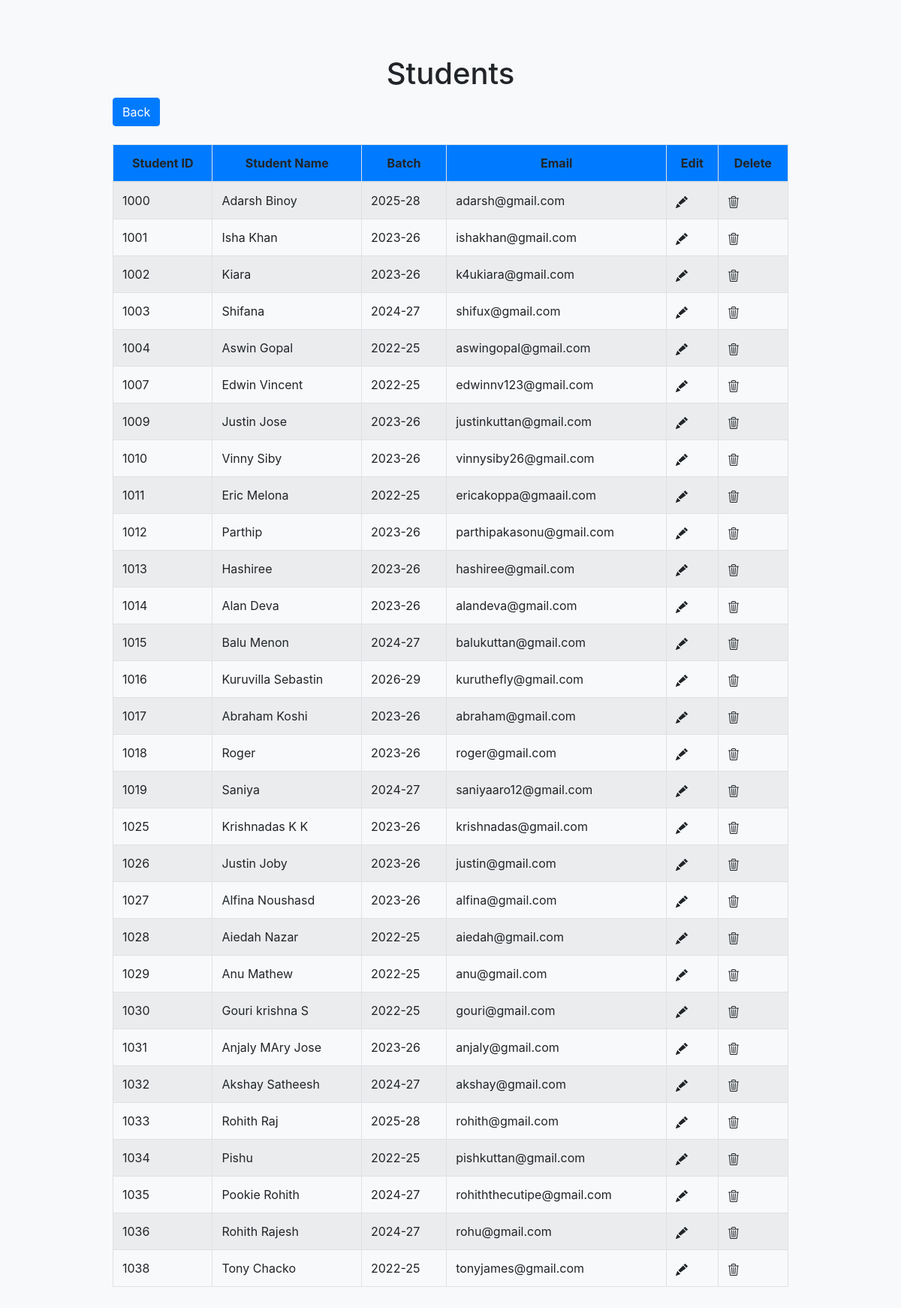
/view_stud.php, run on the app's committed database.
### tables this page shows
CREATE TABLE IF NOT EXISTS `student_tab` (
  `student_id` varchar(30) NOT NULL,
  `student_name` varchar(30) NOT NULL,
  `batch` varchar(7) NOT NULL,
  `status` int NOT NULL,
  `email` varchar(255) DEFAULT NULL,
  PRIMARY KEY (`student_id`),
  UNIQUE KEY `email` (`email`),
  KEY `batch` (`batch`)
);

### view_stud.php (the view, shortened to what this page needs)
<!doctype html>
<html>
<head>
    <link rel="stylesheet" href="https://stackpath.bootstrapcdn.com/bootstrap/4.5.2/css/bootstrap.min.css">
</head>
<body><br>
    <h1><center>Students</center></h1>
    <input type="submit" name="submit" value="Back" class="btn btn-primary" onclick="back()">
    <?php
        include("connection.php");
        $query = "SELECT * FROM `student_tab` WHERE status=1";
        $res = mysqli_query($conn, $query);
        if (mysqli_num_rows($res) > 0) {
            echo "<br><br>
            <table class='table table-bordered table-striped table-hover'>
                <thead class='text-center'>
                    <tr class='text-center'>
                        <th>Student ID</th>
                        <th>Student Name</th>
                        <th>Batch</th>
                        <th>Email</th>
                        <th>Edit</th>
                        <th>Delete</th>
                    </tr>
                </thead>
                <tbody>";
                while ($row = mysqli_fetch_array($res)) {
                    echo "<tr>
                        <td>{$row['student_id']}</td>
                        <td>{$row['student_name']}</td>
                        <td>{$row['batch']}</td>
                        <td>{$row['email']}</td>
                        <td>
                            <svg xmlns='http://www.w3.org/2000/svg' width='16' height='16' fill='currentColor' class='bi bi-pencil-fill' id='pencil' viewBox='0 0 16 16' onclick=\"edit('{$row['student_id']}', '{$row['student_name']}', '{$row['batch']}', '{$row['email']}')\">
                                <path d='M12.854.146a.5.5 0 0 0-.707 0L10.5 1.793 14.207 5.5l1.647-1.646a.5.5 0 0 0 0-.708zm.646 6.061L9.793 2.5 3.293 9H3.5a.5.5 0 0 1 .5.5v.5h.5a.5.5 0 0 1 .5.5v.5h.5a.5.5 0 0 1 .5.5v.207zm-7.468 7.468A.5.5 0 0 1 6 13.5V13h-.5a.5.5 0 0 1-.5-.5V12h-.5a.5.5 0 0 1-.5-.5V11h-.5a.5.5 0 0 1-.5-.5V10h-.5a.5.5 0 0 1-.175-.032l-.179.178a.5.5 0 0 0-.11.168l-2 5a.5.5 0 0 0 .65.65l5-2a.5.5 0 0 0 .168-.11z'/>
                            </svg>
                        </td>
                        <td>
                            <svg xmlns='http://www.w3.org/2000/svg' width='16' height='16' fill='currentColor' class='bi bi-trash3' id='bin' viewBox='0 0 16 16' onclick=\"del('{$row['student_id']}')\">
                                <path d='M6.5 1h3a.5.5 0 0 1 .5.5v1H6v-1a.5.5 0 0 1 .5-.5M11 2.5v-1A1.5 1.5 0 0 0 9.5 0h-3A1.5 1.5 0 0 0 5 1.5v1H1.5a.5.5 0 0 0 0 1h.538l.853 10.66A2 2 0 0 0 4.885 16h6.23a2 2 0 0 0 1.994-1.84l.853-10.66h.538a.5.5 0 0 0 0-1zm1.958 1-.846 10.58a1 1 0 0 1-.997.92h-6.23a1 1 0 0 1-.997-.92L3.042 3.5zm-7.487 1a.5.5 0 0 1 .528.47l.5 8.5a.5.5 0 0 1-.998.06L5 5.03a.5.5 0 0 1 .47-.53Zm5.058 0a.5.5 0 0 1 .47.53l-.5 8.5a.5.5 0 1 1-.998-.06l.5-8.5a.5.5 0 0 1 .528-.47M8 4.5a.5.5 0 0 1 .5.5v8.5a.5.5 0 0 1-1 0V5a.5.5 0 0 1 .5-.5'/>
                            </svg>
                        </td>
                    </tr>";
                }
            echo "</table>";
        } else {
            echo "No records found";
        }
    ?>
    <br><br>
</body>
</html>

### view_stud.php (style rules this page uses)
body { margin-left:150px; margin-right:150px; margin-top:50px; background:#f8f9fa; }
th { background-color:#007bff; }

### data on the page
student_tab: student_id "1000", student_name "Adarsh Binoy", batch "2025-28", email "adarsh@gmail.com"
student_tab: student_id "1001", student_name "Isha Khan", batch "2023-26", email "ishakhan@gmail.com"
student_tab: student_id "1002", student_name "Kiara", batch "2023-26", email "k4ukiara@gmail.com"
student_tab: student_id "1003", student_name "Shifana", batch "2024-27", email "shifux@gmail.com"
student_tab: student_id "1004", student_name "Aswin Gopal", batch "2022-25", email "aswingopal@gmail.com"
student_tab: student_id "1007", student_name "Edwin Vincent", batch "2022-25", email "edwinnv123@gmail.com"
student_tab: student_id "1009", student_name "Justin Jose", batch "2023-26", email "justinkuttan@gmail.com"
student_tab: student_id "1010", student_name "Vinny Siby", batch "2023-26", email "vinnysiby26@gmail.com"
student_tab: student_id "1011", student_name "Eric Melona", batch "2022-25", email "ericakoppa@gmaail.com"
student_tab: student_id "1012", student_name "Parthip", batch "2023-26", email "parthipakasonu@gmail.com"
student_tab: student_id "1013", student_name "Hashiree", batch "2023-26", email "hashiree@gmail.com"
student_tab: student_id "1014", student_name "Alan Deva", batch "2023-26", email "alandeva@gmail.com"
student_tab: student_id "1015", student_name "Balu Menon", batch "2024-27", email "balukuttan@gmail.com"
student_tab: student_id "1016", student_name "Kuruvilla Sebastin", batch "2026-29", email "kuruthefly@gmail.com"
student_tab: student_id "1017", student_name "Abraham Koshi", batch "2023-26", email "abraham@gmail.com"
student_tab: student_id "1018", student_name "Roger", batch "2023-26", email "roger@gmail.com"
student_tab: student_id "1019", student_name "Saniya", batch "2024-27", email "saniyaaro12@gmail.com"
student_tab: student_id "1025", student_name "Krishnadas K K", batch "2023-26", email "krishnadas@gmail.com"
student_tab: student_id "1026", student_name "Justin Joby", batch "2023-26", email "justin@gmail.com"
student_tab: student_id "1027", student_name "Alfina Noushasd", batch "2023-26", email "alfina@gmail.com"
student_tab: student_id "1028", student_name "Aiedah Nazar", batch "2022-25", email "aiedah@gmail.com"
student_tab: student_id "1029", student_name "Anu Mathew", batch "2022-25", email "anu@gmail.com"
student_tab: student_id "1030", student_name "Gouri krishna S", batch "2022-25", email "gouri@gmail.com"
student_tab: student_id "1031", student_name "Anjaly MAry Jose", batch "2023-26", email "anjaly@gmail.com"
student_tab: student_id "1032", student_name "Akshay Satheesh", batch "2024-27", email "akshay@gmail.com"
student_tab: student_id "1033", student_name "Rohith Raj", batch "2025-28", email "rohith@gmail.com"
student_tab: student_id "1034", student_name "Pishu", batch "2022-25", email "pishkuttan@gmail.com"
student_tab: student_id "1035", student_name "Pookie Rohith", batch "2024-27", email "rohiththecutipe@gmail.com"
student_tab: student_id "1036", student_name "Rohith Rajesh", batch "2024-27", email "rohu@gmail.com"
student_tab: student_id "1038", student_name "Tony Chacko", batch "2022-25", email "tonyjames@gmail.com"
